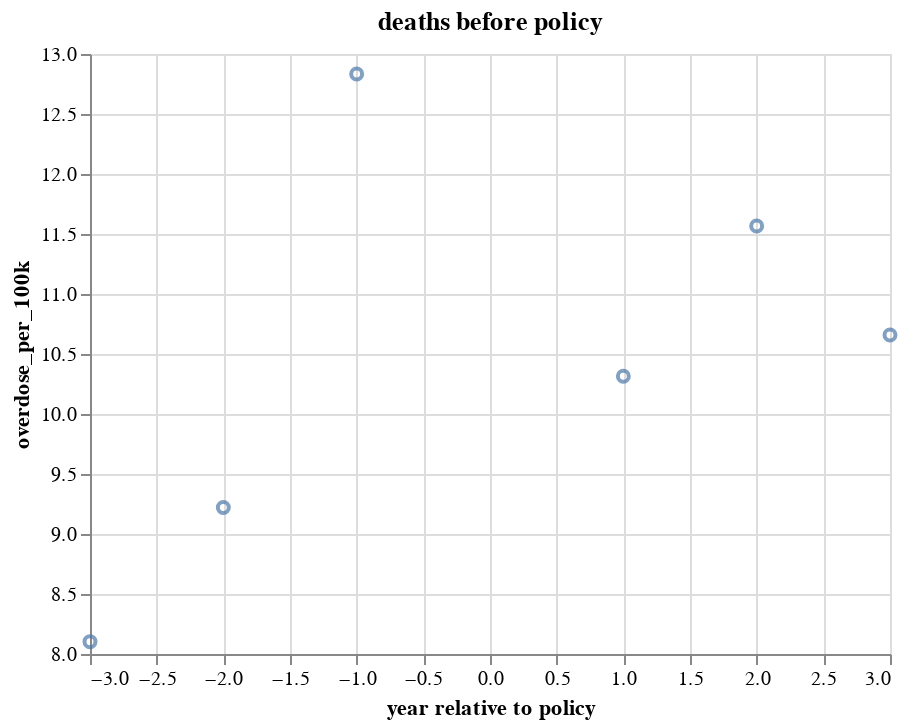

The notebook cell saved with this chart:
### Code cell
# test the function
# may remove title parameters later - not really necessary as we aren't plotting this part in our final analysis
# however, if we can't add a title to our fit/regression line charts, we may need to add them here
base_before, base_after = get_charts(b4 = tx_b4, after = tx_after, title_b4 = "deaths before policy", title_after="deaths after policy")
base_before + base_after

### Figure 1 — Vega-Lite specification as saved in the notebook (floating-point values rounded to 4 significant figures)
{"config": {"view": {"continuousWidth": 400, "continuousHeight": 300}}, "layer": [{"data": {"name": "data-64e2b62dd01d54e93b1b86e91ee40c11"}, "mark": "point", "encoding": {"x": {"field": "year relative to policy", "scale": {"zero": false}, "type": "quantitative"}, "y": {"field": "overdose_per_100k", "scale": {"zero": false}, "type": "quantitative"}}, "title": "deaths before policy"}, {"data": {"name": "data-5e567701b0d39bbadcf731f37265439b"}, "mark": "point", "encoding": {"x": {"field": "year relative to policy", "scale": {"zero": false}, "type": "quantitative"}, "y": {"field": "overdose_per_100k", "scale": {"zero": false}, "type": "quantitative"}}, "title": "deaths after policy"}], "$schema": "https://vega.github.io/schema/vega-lite/v4.17.0.json", "datasets": {"data-64e2b62dd01d54e93b1b86e91ee40c11": [{"Year": 2004.0, "overdose_per_100k": 8.103, "stddev": 4.379, "year relative to policy": -3}, {"Year": 2005.0, "overdose_per_100k": 9.22, "stddev": 4.64, "year relative to policy": -2}, {"Year": 2006.0, "overdose_per_100k": 12.83, "stddev": 9.534, "year relative to policy": -1}], "data-5e567701b0d39bbadcf731f37265439b": [{"Year": 2008.0, "overdose_per_100k": 10.32, "stddev": 5.597, "year relative to policy": 1}, {"Year": 2009.0, "overdose_per_100k": 11.57, "stddev": 6.587, "year relative to policy": 2}, {"Year": 2010.0, "overdose_per_100k": 10.66, "stddev": 5.958, "year relative to policy": 3}]}}
